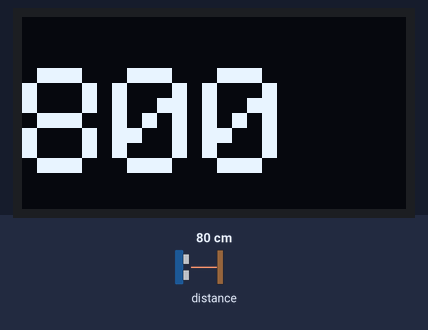
A sketch run on a simulated Arduino Uno, built with avr-gcc and run on an emulated ATmega328P. Shown: 128×64 one-colour display. The inputs (shaded band) are chosen by the test bench; at power-on: distance to the obstacle 80 cm.

Above: at 1.3 s.
1.4 s: distance to the obstacle set to 2 cm
At 2.6 s:
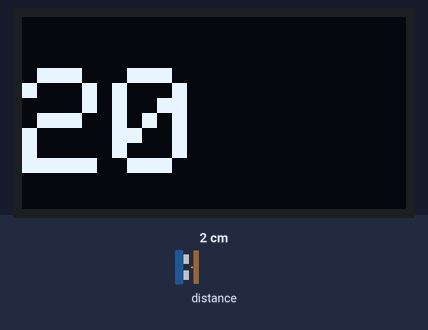
2.9 s: distance to the obstacle set to 4 cm
At 4.5 s:
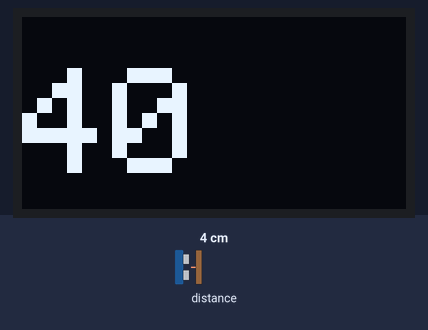
4.8 s: distance to the obstacle set to 9 cm
At 6.4 s:
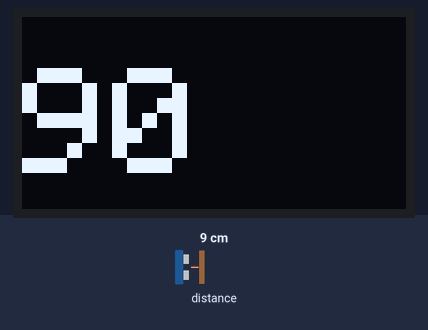
Timing chart, 0 to 7.9 s (numbered marks = the images above; inputs shaded):
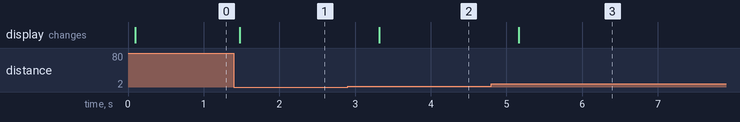

Measured:
- after the input at 1.4 s, the display: changes after 0.08 s (image 1)
- after the input at 2.9 s, the display: changes after 0.42 s (image 2)
- after the input at 4.8 s, the display: changes after 0.36 s (image 3)

The sketch:

20240725_Avstandsmaaler.ino
```cpp
#include <Adafruit_SSD1306.h>
#include <Adafruit_VL53L0X.h>
Adafruit_VL53L0X tof = Adafruit_VL53L0X();
Adafruit_SSD1306 display(128, 64, &Wire, -1);
VL53L0X_RangingMeasurementData_t tofData;

void setup() {
    if (!display.begin(SSD1306_SWITCHCAPVCC, 0x3C)) {
      Serial.println("SSD1306 allocation failed");
    } else {
      display.clearDisplay();

      display.setTextSize(5);
      display.setTextColor(SSD1306_WHITE, SSD1306_BLACK);
      Serial.println("    SSD1306 Initialized");
    }
  if (!tof.begin()) {
    Serial.println("    VL53L0X (tof): Failed");
  } else {
    Serial.println("    VL53L0X (tof): OK");
  }

}

void loop() {
    tof.rangingTest(&tofData, false);
    int total_distance = tofData.RangeMilliMeter;

    display.clearDisplay();
            display.setCursor(0, 17);

    display.print(total_distance);
    display.display();

    delay(400);
}
```
